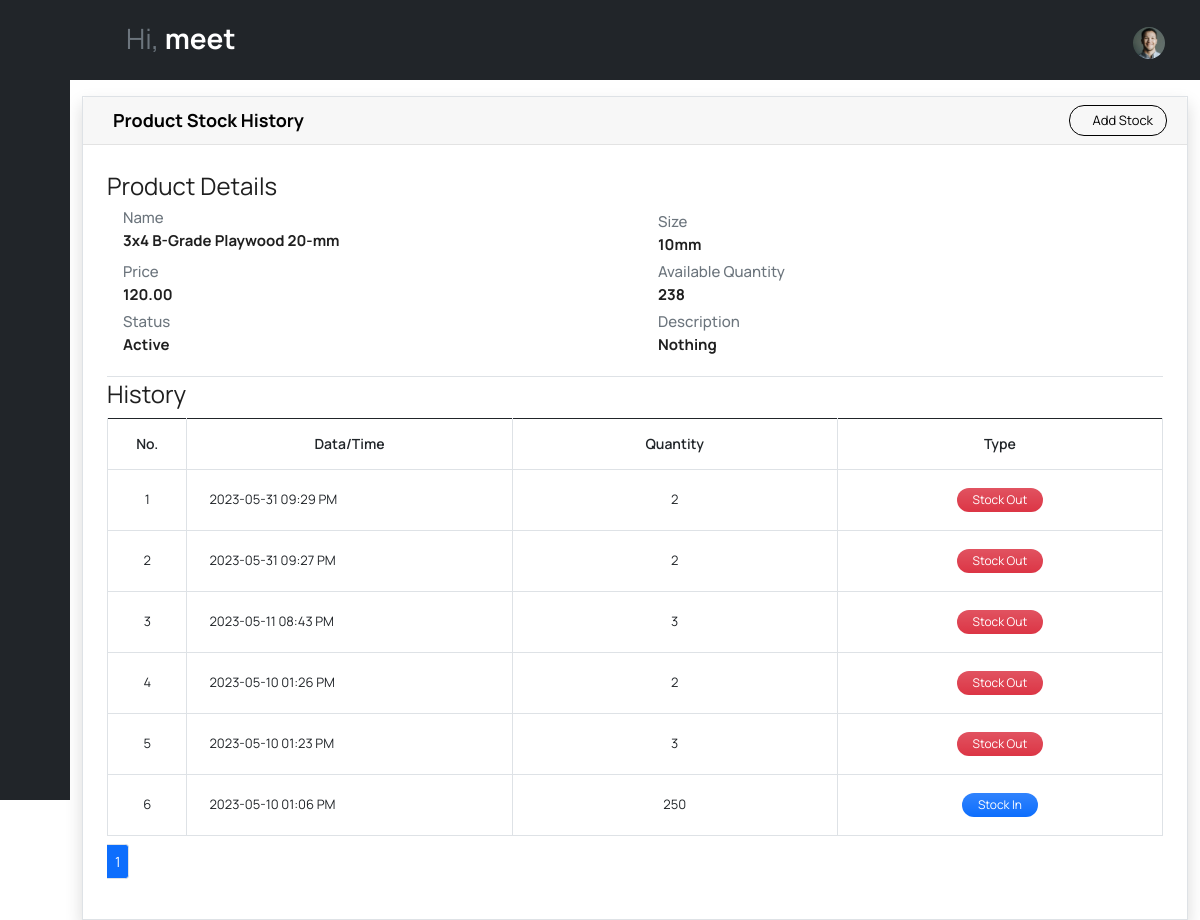
Page /showproduct/5/ (signed in) on the committed database.
### invApp/models.py (models this page shows, shortened)
class Product(models.Model):
    id = models.AutoField(primary_key=True, serialize=False, auto_created=True)
    name=models.CharField(max_length=350)
    size = models.CharField(max_length=50)
    description = models.TextField(blank=True, null=True)
    price = models.DecimalField(default=0, decimal_places=2, max_digits=10)
    totalquantity = models.IntegerField(default=0)
    status = models.CharField(max_length=2, choices=(('1','Active'),('2','Inactive')), default=1)
    date_created = models.DateTimeField(default=timezone.now)
    date_updated = models.DateTimeField(auto_now=True)

class stockhistory(models.Model):
    id = models.AutoField(primary_key=True, serialize=False, auto_created=True)
    itemname = models.CharField(max_length=350,blank=True, null=True)
    itemsize = models.CharField(max_length=50)
    itemquntity = models.IntegerField(default=0)
    status = models.CharField(max_length=2, choices=(('1','Stock in'),('2','Stock out')), default=1)
    date_created = models.DateTimeField(default=timezone.now)

### invApp/views.py (the view)
# urls.py: path('showproduct/<str:product_id>/', show_product, name="showproduct"),
@login_required
def show_product(request, product_id):
    product = get_object_or_404(Product, id=product_id)
    stock = stockhistory.objects.filter(itemname=product.name, itemsize = product.size)
    stock = stock.order_by('-id')
    paginator = Paginator(stock, 10)
    page = request.GET.get('page')
    stocks = paginator.get_page(page)
    if stock:
        context = {'product': product, 'stocks': stocks}
    else:
        context = {'product': product}
    return render(request, 'showproduct.html', context)

### templates/showproduct.html (shortened to what this page needs)
{% extends 'base.html' %}
{% block body %}
<div class="container pt-3">
<div class="card card-default border shadow rounded-0">
    <div class="card-header">
        <div class="w-100 d-flex justify-content-between">
            <h5 class="fw-bolder card-title mb-0 d-flex align-items-center"><a href="{{ request.META.HTTP_REFERER }}" id="getBillArrow" class="mdi mdi-arrow-left" style="color:black;"></a>Product Stock History</h5>
            <a class="btn btn-outline-dark me-1 btn-sm d-flex inline" type="button" data-bs-toggle="modal" data-bs-target="#addstock"><span class="mdi mdi-plus"></span>Add Stock</a>
        </div>
    </div>
    <div class="card-body">
        <div class="conteiner-fluid">
            <fieldset class="border-bottom">
                <legend>Product Details</legend>
                <dl>
                    <div class="row">
                        <div class="col-md">
                            <dt class="text-secondary h6">Name</dt>
                            <dd class="fw-bold mt-1 h6">{{ product.name }}</dd>
                        </div>
                        <div class="col-md mt-1">
                            <dt class="text-secondary h6">Size</dt>
                            <dd class="fw-bold mt-1 h6">{{ product.size }}</dd>
                        </div>
                    </div>
                    <div class="row">
                        <div class="col-md mt-1">
                            <dt class="text-secondary h6">Price</dt>
                            <dd class="fw-bold mt-1 h6">{{ product.price }}</dd>
                        </div>
                        <div class="col-md mt-1">
                            <dt class="text-secondary h6">Available Quantity</dt>
                            <dd class="fw-bold mt-1 h6">{{ product.totalquantity }}</dd>
                        </div>
                    </div>
                    <div class="row">
                        <div class="col-md mt-1">
                            <dt class="text-secondary h6">Status</dt>
                            <dd class="fw-bold mt-1 h6">{% if product.status == "1" %} Active {% else %} Inactive {% endif %}</dd>
                        </div>
                        <div class="col-md mt-1">
                            <dt class="text-secondary h6">Description</dt>
                            <dd class="fw-bold mt-1 h6">{% if product.description == "" %} Nothing {% else %} {{product.description}} {% endif %}</dd>
                        </div>
                    </div>
                </dl>
            </fieldset>
            <fieldset>
                <legend>History</legend>
                <div class="table-responsive">
                <table class="table table-bordered" id="stock-tbl">
                    <colgroup>
                        <col width="5%">
                        <col width="25%">
                        <col width="25%">
                        <col width="25%">
                    </colgroup>
                    <thead>
                        <th class="text-center">No.</th>
                        <th class="text-center">Data/Time</th>
                        <th class="text-center">Quantity</th>
                        <th class="text-center">Type</th>
                    </thead>
                    <tbody>
                        {% if stocks %}
                        {% for stock in stocks %}
                        <tr>
                            <td class="text-center">{{ forloop.counter }}</td>
                            <td class="">{{ stock.date_created|date:"Y-m-d h:i A" }}</td>
                            <td class="text-center">{{ stock.itemquntity }}</td>
                            <td class="text-center">
                                {% if stock.status == '1' %}
                                <span class="badge px-3 rounded-pill bg-primary bg-gradient">Stock In</span> {% else %}
                                <span class="badge px-3 rounded-pill bg-danger bg-gradient">Stock Out</span> {% endif %}
                            </td>
                        </tr>
                        {% endfor %}
                        {% endif %}
                    </tbody>
                </table>
                <thead>
                    <tr>
                    <td colspan="5">
                        <div class="pagination mt-2">
                        <ul class="pagination pagination-sm">
                            <li class="page-item">
                            <li class="page-item active">
                            <span class="current-page page-link">{{ stocks.number }}</span>
                            </li>
                        </ul>
                        </div>
                    </td>
                    </tr>
                </thead>
            </div>
            </fieldset>
        </div>
    </div>
</div>
</div>
{% endblock body %}

### templates/base.html (shortened to what this page needs)
{% load static %}
<!DOCTYPE html>
<html lang="en">
<head>
  <link rel="stylesheet" href="{% static 'vendors/feather/feather.css' %}">
  <link rel="stylesheet" href="{% static 'vendors/mdi/css/materialdesignicons.min.css' %}">
  <link rel="stylesheet" href="{% static 'vendors/ti-icons/css/themify-icons.css' %}">
  <link rel="stylesheet" href="{% static 'vendors/typicons/typicons.css' %}">
  <link rel="stylesheet" href="{% static 'vendors/simple-line-icons/css/simple-line-icons.css' %}">
  <link rel="stylesheet" href="{% static 'vendors/css/vendor.bundle.base.css' %}">
  <link rel="stylesheet" href="{% static 'css/vertical-layout-light/style.css' %}">
</head>
<body class="sidebar-dark sidebar-icon-only">
<nav class="navbar default-layout col-lg-12 col-12 p-0 fixed-top d-flex align-items-top flex-lg-row">
    <div class="text-center navbar-brand-wrapper d-inline-flex align-items-center justify-content-start bg-dark ">
        <div class="d-flex m-auto">
        <button class="navbar-toggler navbar-toggler align-self-center me-2" type="button" data-bs-toggle="minimize">
            <span class="icon-menu text-white"></span>
        </button>
        </div>
    </div>
  <div class="navbar-menu-wrapper d-flex align-items-top bg-dark">
      <ul class="navbar-nav">
      <li class="nav-item font-weight-semibold d-none d-lg-block ms-0">
          <h1 class="welcome-text text-secondary">Hi, <span class="text-white fw-bold">{{user.username}}</span></h1>
      </li>
      </ul>
      <ul class="navbar-nav ms-auto">
      <li class="nav-item" style="margin-top: -5px;">
          <form class="search-form" action="#">
          <i class="icon-search text-light"></i>
          <input type="search" class="form-control text-white" placeholder="Search Here" title="Search here">
          </form>
      </li>
      <li class="nav-item dropdown d-sm-block user-dropdown">
          <a class="nav-link text-white" id="UserDropdown" href="#" data-bs-toggle="dropdown" aria-expanded="false">
          <img class="img-xs rounded-circle" src="{% static 'images/faces/face8.jpg' %}" alt="Profile image"> </a>
      </li>
      </ul>
  </div>
</nav>
<div class="container-fluid page-body-wrapper">
    <nav class="sidebar sidebar-offcanvas bg-dark" id="sidebar" style="position:fixed;">
        <ul class="nav">
            <li class="nav-item">
              <a class="nav-link" href="/dashboard/">
                <i class="mdi mdi-grid-large menu-icon"></i>
              </a>
            </li>
            <li class="nav-item">
                <a class="nav-link" data-bs-toggle="collapse" href="#product" aria-expanded="false" aria-controls="product">
                  <i class="mdi mdi-archive menu-icon"></i>
                </a>
              </li>
            <li class="nav-item">
                <a class="nav-link" data-bs-toggle="collapse" href="#customer" aria-expanded="false" aria-controls="product">
                  <i class="mdi mdi-account-multiple-outline menu-icon"></i>
                </a>
              </li>
        </ul>
    </nav>
    <div class="main-panel" style="margin-left:auto;">
    {% block body %}{% endblock body %}
    </div>
</div>
</body>
</html>

### rows in the picture
Product: name "3x4 B-Grade Playwood 20-mm", size "10mm", price "120.00", totalquantity "238"
stockhistory: date_created "2023-05-31 09:29 PM", itemquntity "2", status "Stock Out"
stockhistory: date_created "2023-05-31 09:27 PM", itemquntity "2", status "Stock Out"
stockhistory: date_created "2023-05-11 08:43 PM", itemquntity "3", status "Stock Out"
stockhistory: date_created "2023-05-10 01:26 PM", itemquntity "2", status "Stock Out"
stockhistory: date_created "2023-05-10 01:23 PM", itemquntity "3", status "Stock Out"
stockhistory: date_created "2023-05-10 01:06 PM", itemquntity "250", status "Stock In"

### other values in the picture
{{ user.username }} "meet"
{{ stocks.number }} "1"
